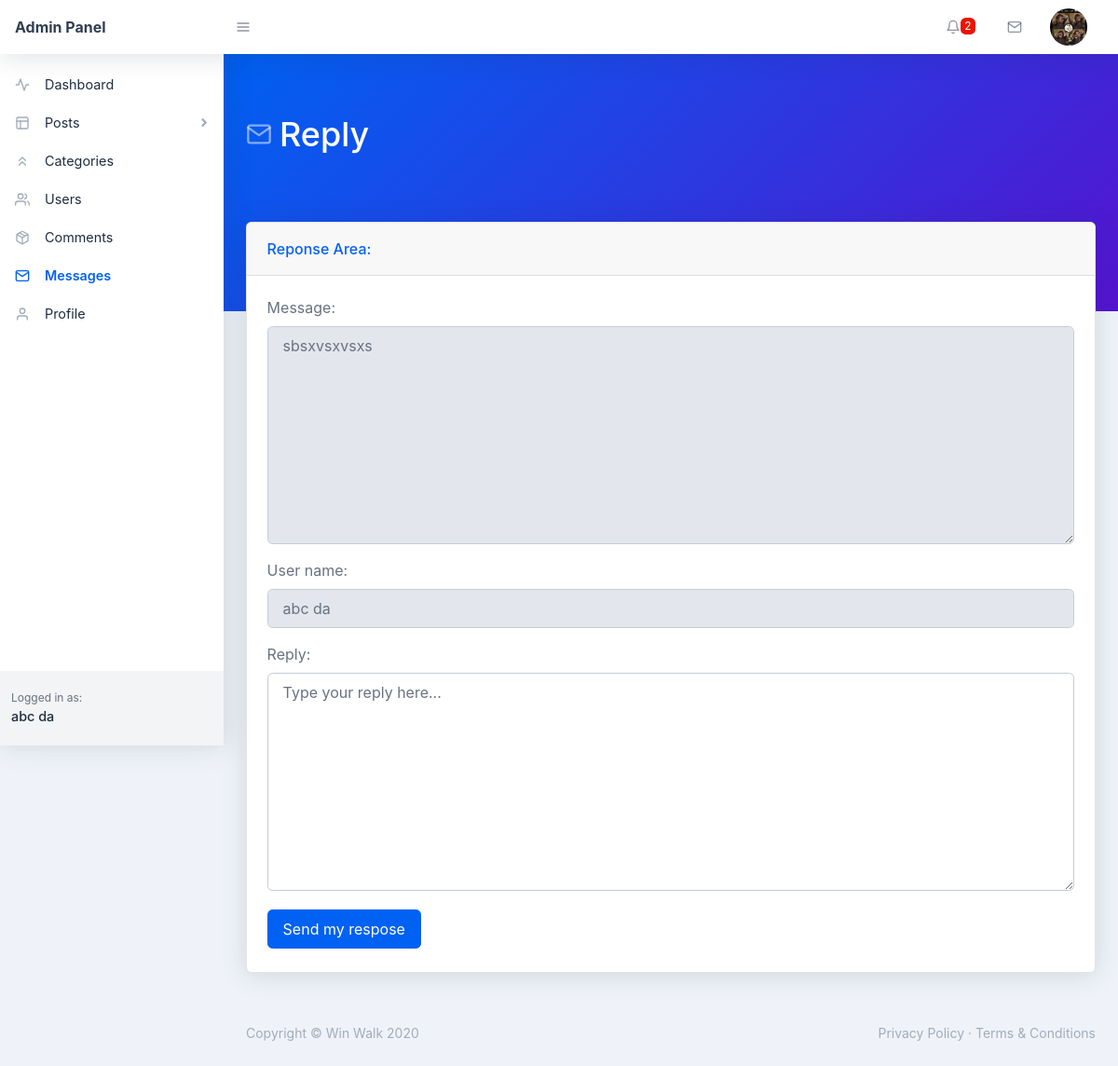
/backend/reply.php?id=2 (signed in), run on the app's committed database.
### tables this page shows
CREATE TABLE `users` (
  `user_id` int(11) NOT NULL,
  `user_name` varchar(255) NOT NULL,
  `user_nickname` varchar(255) NOT NULL,
  `user_email` varchar(255) NOT NULL,
  `user_password` varchar(255) NOT NULL,
  `user_photo` text NOT NULL,
  `registered_on` varchar(255) NOT NULL,
  `user_role` varchar(255) NOT NULL DEFAULT 'Subscriber'
);

CREATE TABLE `messages` (
  `ms_id` int(11) NOT NULL,
  `ms_username` varchar(255) NOT NULL,
  `ms_useremail` varchar(255) NOT NULL,
  `ms_detail` text NOT NULL,
  `ms_date` varchar(255) NOT NULL,
  `ms_status` varchar(255) NOT NULL DEFAULT 'pending',
  `ms_state` int(11) NOT NULL DEFAULT 0,
  `reply` text NOT NULL
);

### backend/reply.php (the view, shortened to what this page needs)
<?php require_once('./includes/header.php'); ?>
    <body class="nav-fixed">
        <?php require_once('./includes/top-navbar.php'); ?>
        <div id="layoutSidenav">
            <div id="layoutSidenav_nav">
                <?php
                    $curr_page = basename(__FILE__);
                    require_once("./includes/left-sidebar.php");
                ?>
            </div>
            <div id="layoutSidenav_content">
                <main>
                    <div class="page-header pb-10 page-header-dark bg-gradient-primary-to-secondary">
                        <div class="container-fluid">
                            <div class="page-header-content">
                                <h1 class="page-header-title">
                                    <div class="page-header-icon"><i data-feather="mail"></i></div>
                                    <span>Reply</span>
                                </h1>
                            </div>
                        </div>
                    </div>
                    <div class="container-fluid mt-n10">
                        <div class="card mb-4">
                            <div class="card-header">Reponse Area:</div>
                            <div class="card-body">
                                <?php
                                    $sql = "SELECT * FROM messages WHERE ms_id = :id";
                                    $stmt = $pdo->prepare($sql);
                                    $stmt->execute([':id'=>$_GET['id']]);
                                    $ms = $stmt->fetch(PDO::FETCH_ASSOC);
                                    $ms_detail = $ms['ms_detail'];
                                ?>
                                <?php
                                    if(isset($_COOKIE['_uid_'])) {
                                        $user_id = base64_decode($_COOKIE['_uid_']);
                                    } else if(isset($_SESSION['user_id'])) {
                                        $user_id = $_SESSION['user_id'];
                                    } else {
                                        $user_id = -1;
                                    }
                                    $sql = "SELECT * FROM users WHERE user_id = :id";
                                    $stmt = $pdo->prepare($sql);
                                    $stmt->execute([
                                        ':id' => $user_id
                                    ]);
                                    $user = $stmt->fetch(PDO::FETCH_ASSOC);
                                    $user_name = $user['user_name'];
                                ?>
                                <form action="reply.php?id=<?php echo $_GET['id']; ?>" method="POST">
                                    <div class="form-group">
                                        <label for="post-content">Message:</label>
                                        <textarea class="form-control" placeholder="Type here..." id="post-content" rows="9" readonly="true"><?php echo $ms_detail; ?></textarea>
                                    </div>
                                    <div class="form-group">
                                        <label for="user-name">User name:</label>
                                        <input name="user-name" value="<?php echo $user_name; ?>" class="form-control" id="user-name" type="text" placeholder="User name ..." readonly="true" value="Md. A. Barik" />
                                    </div>
                                    <div class="form-group">
                                        <label for="post-tags">Reply:</label>
                                        <textarea name="reply" class="form-control" placeholder="Type your reply here..." id="post-tags" rows="9"></textarea>
                                    </div>
                                    <button name="send-reply" class="btn btn-primary mr-2 my-1" type="submit">Send my respose</button>
                                </form>
                            </div>
                        </div>
                    </div>
                </main>
<?php require_once('./includes/footer.php'); ?>

### backend/includes/top-navbar.php (shortened to what this page needs)
<nav class="topnav navbar navbar-expand shadow navbar-light bg-white" id="sidenavAccordion">
    <a class="navbar-brand d-none d-sm-block" href="index.php">Admin Panel</a><button class="btn btn-icon btn-transparent-dark order-1 order-lg-0 mr-lg-2" id="sidebarToggle" href="#"><i data-feather="menu"></i></button>
    <ul class="navbar-nav align-items-center ml-auto">
        <?php
            $sql = "SELECT * FROM comments WHERE comment_state = :state";
            $stmt = $pdo->prepare($sql);
            $stmt->execute([
                ':state' => 0
            ]);
            $count_comment = $stmt->rowCount();
        ?>
        <li class="nav-item dropdown no-caret mr-3 dropdown-notifications">
            <a class="btn btn-icon btn-transparent-dark dropdown-toggle" id="navbarDropdownAlerts" href="comments.php" role="button" data-toggle="dropdown" aria-haspopup="true" aria-expanded="false">
                <i data-feather="bell"></i>
                <?php
                    if($count_comment != 0) { ?>
                        <span class="badge badge-red"><?php echo $count_comment; ?></span>
                   <?php }
                ?>
            </a>
        </li>
        <li class="nav-item dropdown no-caret mr-3 dropdown-notifications">
            <a class="btn btn-icon btn-transparent-dark dropdown-toggle" id="navbarDropdownMessages" href="#" role="button" data-toggle="dropdown" aria-haspopup="true" aria-expanded="false">
                <i data-feather="mail"></i>
            </a>
        </li>
        <?php
            if(isset($_COOKIE['_uid_'])) {
                $user_id = base64_decode($_COOKIE['_uid_']);
            } else if(isset($_SESSION['user_id'])) {
                $user_id = $_SESSION['user_id'];
            } else {
                $user_id = -1;
            }
            $sql = "SELECT * FROM users WHERE user_id = :id";
            $stmt = $pdo->prepare($sql);
            $stmt->execute([
                ':id' => $user_id
            ]);
            $user = $stmt->fetch(PDO::FETCH_ASSOC);
            $user_photo = $user['user_photo'];
        ?>
        <li class="nav-item dropdown no-caret mr-3 dropdown-user">
            <a class="btn btn-icon btn-transparent-dark dropdown-toggle" id="navbarDropdownUserImage" href="javascript:void(0);" role="button" data-toggle="dropdown" aria-haspopup="true" aria-expanded="false"><img class="img-fluid" src="./assets/img/<?php echo $user_photo; ?>"/></a>
        </li>
    </ul>
</nav>

### backend/includes/left-sidebar.php (shortened to what this page needs)
 <nav class="sidenav shadow-right sidenav-light">
        <div class="sidenav-menu">
            <div class="nav accordion" id="accordionSidenav">
                <?php
                    if ($curr_page == 'index.php') { ?>
                        <a class="nav-link collapsed pt-4 active" href="index.php">
                            <div class="nav-link-icon"><i data-feather="activity"></i></div>
                            Dashboard
                        </a>
                    <?php } else { ?>
                          <a class="nav-link collapsed pt-4 " href="index.php">
                            <div class="nav-link-icon"><i data-feather="activity"></i></div>
                            Dashboard
                        </a>
                    <?php }
                ?>
                <?php
                    if($curr_page == 'all-post.php' || $curr_page == 'new-page.php' || $curr_page == 'add-new.php' || $curr_page== 'edit-post.php') { ?>
                        <a class="nav-link" href="javascript:void(0);" data-toggle="collapse" data-target="#collapseLayouts" aria-expanded="true" aria-controls="collapseLayouts"><div class="nav-link-icon "><i data-feather="layout"></i></div>
                        Posts
                        <div class="sidenav-collapse-arrow"><i class="fas fa-angle-down"></i></div>
                        </a>
                        <div class="collapse show" id="collapseLayouts" data-parent="#accordionSidenav">
                            <nav class="sidenav-menu-nested nav accordion" id="accordionSidenavLayout">
                                <a class="nav-link" href="all-post.php">All Posts</a>
                                <a class="nav-link" href="add-new.php">Add New Post</a>
                            </nav>
                        </div>
                    <?php } else {?>
                        <a class="nav-link collapsed" href="javascript:void(0);" data-toggle="collapse" data-target="#collapseLayouts" aria-expanded="false" aria-controls="collapseLayouts"><div class="nav-link-icon"><i data-feather="layout"></i></div>
                        Posts
                        <div class="sidenav-collapse-arrow"><i class="fas fa-angle-down"></i></div>
                        </a>
                        <?php }
                ?>
                    <?php
                        if ($curr_page == 'new-category.php' || $curr_page == 'categories.php' || $curr_page == 'edit-category.php') { ?>
                            <a class="nav-link active" href="categories.php" ><div class="nav-link-icon"><i data-feather="chevrons-up"></i></div>
                        Categories
                    </a>
                      <?php  } else { ?>
                        <a class="nav-link " href="categories.php" ><div class="nav-link-icon"><i data-feather="chevrons-up"></i></div>
                        Categories
                    </a>
                      <?php }
                    ?>
                    <?php
                        if($curr_page == 'user-update.php' || $curr_page == 'new-user.php' || $curr_page == 'users.php') { ?>
                              <a class="nav-link active" href="users.php" ><div class="nav-link-icon"><i data-feather="users"></i></div>
                                Users
                                </a>
                        <?php } else { ?>
                              <a class="nav-link" href="users.php" ><div class="nav-link-icon"><i data-feather="users"></i></div>
                                    Users
                                </a>
                            <?php }
                    ?>
                    <a class="nav-link" href="comments.php" ><div class="nav-link-icon"><i data-feather="package"></i></div>
                        Comments
                    </a>
                    <?php
                        if($curr_page == 'messages.php' || $curr_page == 'reply.php' || $curr_page == 'users.php') { ?>
                             <a class="nav-link active" href="messages.php" ><div class="nav-link-icon"><i data-feather="mail"></i></div>
                        Messages
                    </a>
                        <?php } else { ?>
                             <a class="nav-link" href="messages.php" ><div class="nav-link-icon"><i data-feather="mail"></i></div>
                        Messages
                    </a>
                            <?php }
                    ?>
                    <a class="nav-link" href="profile.php" ><div class="nav-link-icon"><i data-feather="user"></i></div>
                        Profile
                    </a>
            </div>
        </div>
        <div class="sidenav-footer">
            <div class="sidenav-footer-content">
                <div class="sidenav-footer-subtitle">Logged in as:</div>
                 <?php
                    if(isset($_COOKIE['_uid_'])) {
                        $user_id = base64_decode($_COOKIE['_uid_']);
                    } else if(isset($_SESSION['user_id'])) {
                        $user_id = $_SESSION['user_id'];
                    } else {
                        $user_id = -1;
                    }
                    $sql = "SELECT * FROM users WHERE user_id = :id";
                    $stmt = $pdo->prepare($sql);
                    $stmt->execute([
                        ':id' => $user_id
                    ]);
                    $user = $stmt->fetch(PDO::FETCH_ASSOC);
                    $user_name = $user['user_name'];
                ?>
                <div class="sidenav-footer-title"><?php echo $user_name; ?></div>
            </div>
        </div>
</nav>

### data on the page
users: user_photo (picture), user_name "abc da", user-name "abc da"
messages: ms_detail "sbsxvsxvsxs"

### other printed values
$count_comment "2"
